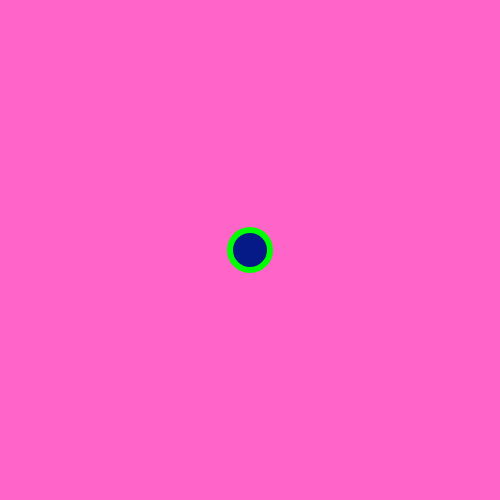
Frame 1 (no input)
Frame 60 (no input): identical to frame 1, image omitted
Frame 120 (the mouse pressed at the canvas centre since frame 60): identical to frame 1, image omitted

The p5.js sketch that drew this single still picture (run headless with seeded random() and noise() and a simulated clock; from frame 60 on, the mouse is pressed at the canvas centre):

// p5.js sketch
// ── sketch.js
function setup() {
    createCanvas(500, 500);
    background(255, 100, 200);

    fill(5, 26, 134);
    stroke(0, 255, 0);
    strokeWeight(6);
    ellipse(250, 250, 40, 40);


}

function draw() {

}
